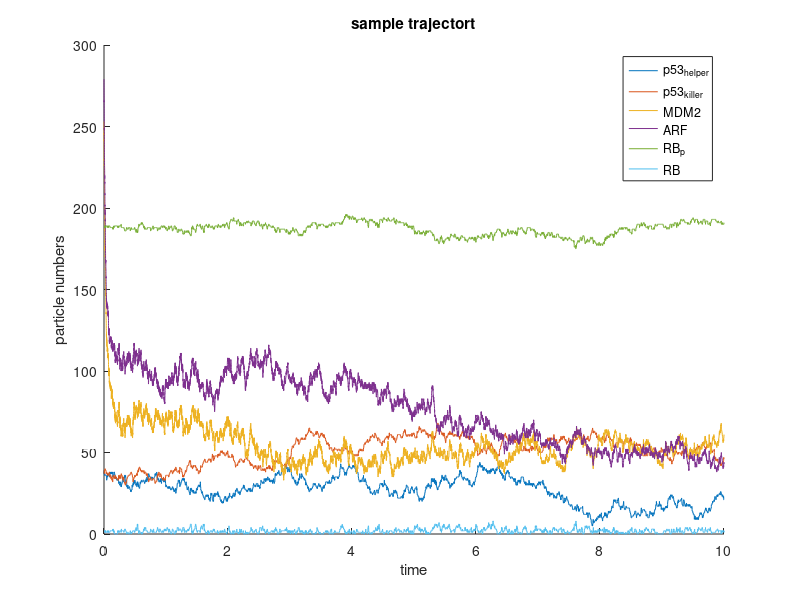

MATLAB code for this plot:
%% Script for simulating p53 network %%%%%%%%%%%%%%%%%%%%%%%%%%%%%%%%%%%%%
% @author: Chao-Ming (Jeremy) Yen
% @model: p53...MDM2...ARF...E2F1...Rb
% @algorithm: Gillespie SSA
%%%%%%%%%%%%%%%%%%%%%%%%%%%%%%%%%%%%%%%%%%%%%%%%%%%%%%%%%%%%%%%%%%%%%%%%%%
clc
tic
fprintf('----------------------[Start Simulation]----------------------\n');

%% General Setting
M = 1;                                                                      % number of trials
Time_End = 10;                                                              % unit: ?   (end point of time line)  

%% Model parameters
% cell volume
V = 100;

% constant boundary
total_E2F1 = 1 * V;
total_RB = 2 * V;

% Initial Condition
init_p53helper = 0.39 * V;
init_p53killer = 0.39 * V;
init_MDM2 = 2.53 * V;
init_ARF = 2.79 * V;
init_ARF_MDM2 = 1.99 * V;
init_CycE = 3.83 * V; 
init_E2F1 = 0.9 * V;
init_RBp = 1.88 * V;
init_p21 = 1.32 * V;
init_p21_CycE = 1.25 * V;

init_RB_E2F1 = total_E2F1 - init_E2F1;
init_RB = total_RB - init_RBp - init_RB_E2F1;

% assumption
% -----------------------------------
const_DYRK2 = 1 * V;
const_PP = 1 * V;
k_byMDM2 = 1 / V;
% -----------------------------------

% [rate constants]
% ~~~~~~~~~~~~~~~~~~~~~~~~~~~~~~~~~~~~~~~~~~~~~~~~~~~~~~~~~~~~~~~~~~~~~~~~
% ~~~~~~~~~~~~~~~~~~~~~~~~~~~~~~~~~~~~~~~~~~~~~~~~~~~~~~~~~~~~~~~~~~~~~~~~
k_sp53 = 0.5 * V;
kp_dp53 = 0.1;
k_pp53 = 1;

% ### increase in virus B-pathway ###
% -----------------------------------
k_dpp53 = 0.5; 
k_dpp53_virus = 0.8;
% -----------------------------------

j_pp53 = 0.1 * V;
j_dpp53 = 0.1 * V;
kp_sMDM2 = 0.02 * V;
kpp_sMDM2 = 0.02;
kp_dMDM2 = 0.1;
k_asAM = 10 / V;
k_dsAM = 2;
kp_sARF = 0.01 * V;
kpp_sARF = 0.3;
k_dARF = 0.1;

kp_sE = 0.01 * V;
kpp_sE = 0.5;
k_dE = 0.12;
k_asp21E = 1 / V;
k_dsp21E = 10;
k_dp21 = 0.2;

k_asRE = 5 / V;

% ### increase in virus A-pathway ###
% -----------------------------------
k_dsRE = 1; 
k_dsRE_virus = 1.2;
% -----------------------------------

k_pRB = 1;
k_dpRB = 0.5;
j_pRB = 0.1 * V;
j_dpRB = 0.1 * V;

kp_sp21 = 0.03 * V;
kpp_sp21 = 0.3;
kppp_sp21 = 0.01;

% ~~~~~~~~~~~~~~~~~~~~~~~~~~~~~~~~~~~~~~~~~~~~~~~~~~~~~~~~~~~~~~~~~~~~~~~~
% ~~~~~~~~~~~~~~~~~~~~~~~~~~~~~~~~~~~~~~~~~~~~~~~~~~~~~~~~~~~~~~~~~~~~~~~~

%%  Preallocation 
[tg,ng] = deal(cell(1,M));                                           

dist_p53helper = zeros(1,M);
dist_p53killer = zeros(1,M);

n_p53helper = init_p53helper;
n_p53killer = init_p53killer;
n_MDM2 = init_MDM2;
n_ARF = init_ARF;
n_ARF_MDM2 = init_ARF_MDM2;
n_CycE = init_CycE;
n_E2F1 = init_E2F1;
n_RBp = init_RBp;
n_p21 = init_p21;
n_p21_CycE = init_p21_CycE;

n_RB_E2F1 = init_RB_E2F1;
n_RB = init_RB;  

%% State description 
% [state vector]
%-------------------------------------------
sVect = [n_p53helper;  ... 1
         n_p53killer;  ... 2
         n_MDM2;       ... 3
         n_ARF;        ... 4
         n_ARF_MDM2;   ... 5
         n_CycE;       ... 6
         n_E2F1;       ... 7
         n_RBp;        ... 8               
         n_p21;        ... 9
         n_p21_CycE;   ... 10
         n_RB_E2F1;    ... 11 
         n_RB];        ... 12 
%-------------------------------------------
N = length(sVect);

initialState = sVect; % store for future initialization

% Reaction channels(events) = columns of the state-change matrix    
% (1: p53helper) 
d_p53helper_born = zeros(N,1);% #1
d_p53helper_born(1) = 1;

d_p53helper_die = zeros(N,1); % #2
d_p53helper_die(1) = -1;
    
% (2: p53killer)
d_p53killer_die = zeros(N,1); % #3
d_p53killer_die(2) = -1;

d_p53killer_DYRK2 = zeros(N,1); % #4
d_p53killer_DYRK2(1) = -1;
d_p53killer_DYRK2(2) = 1;

d_p53killer_PP = zeros(N,1); % #5
d_p53killer_PP(1) = 1;
d_p53killer_PP(2) = -1;

% (3: MDM2)
d_MDM2_born = zeros(N,1); % #6
d_MDM2_born(3) = 1;

d_MDM2_die = zeros(N,1); % #7
d_MDM2_die(3) = -1;

% (4: ARF)
d_ARF_born = zeros(N,1); % #8
d_ARF_born(5) = 1;

d_ARF_die = zeros(N,1); % #9
d_ARF_die(5) = -1;

% (5: ARF/MDM2)
d_ARF_MDM2_asso = zeros(N,1); % #10
d_ARF_MDM2_asso(3) = -1;
d_ARF_MDM2_asso(4) = -1;
d_ARF_MDM2_asso(5) = 1;

d_ARF_MDM2_disso = zeros(N,1); % #11
d_ARF_MDM2_disso(3) = 1;
d_ARF_MDM2_disso(4) = 1;
d_ARF_MDM2_disso(5) = -1;

d_ARF_MDM2die = zeros(N,1); % #12
d_ARF_MDM2die(3) = -1;
d_ARF_MDM2die(4) = 1;
d_ARF_MDM2die(5) = -1;

d_ARFdie_MDM2 = zeros(N,1); % #13
d_ARFdie_MDM2(3) = 1;
d_ARFdie_MDM2(4) = -1;
d_ARFdie_MDM2(5) = -1;

% (6: CycE)
d_CycE_born = zeros(N,1); % #14
d_CycE_born(6) = 1;

d_CycE_die = zeros(N,1); % #15
d_CycE_die(6) = -1;

% (7: E2F1)
d_RB_E2F1_asso = zeros(N,1); % #16
d_RB_E2F1_asso(7) = -1;
d_RB_E2F1_asso(11) = 1;
d_RB_E2F1_asso(12) = -1;

d_RB_E2F1_disso = zeros(N,1); % #17
d_RB_E2F1_disso(7) = 1;
d_RB_E2F1_asso(11) = -1;
d_RB_E2F1_asso(12) = 1;

% (8: RBp)
d_RB_PP = zeros(N, 1); % #18
d_RB_PP(8) = 1;
d_RB_PP(12) = -1;

d_RBp_dPP = zeros(N,1); % #19
d_RBp_dPP(8) = -1;
d_RBp_dPP(12) = 1;

% (9: p21)
d_p21_born = zeros(N,1); % #20
d_p21_born(9) = 1;

d_p21_die = zeros(N,1); % #21
d_p21_die(9) = -1;

% (10: p21/CycE)
d_p21_CycE_asso = zeros(N,1); % #22
d_p21_CycE_asso(6) = -1;
d_p21_CycE_asso(9) = -1;
d_p21_CycE_asso(10) = 1;

d_p21_CycE_disso = zeros(N,1); % #23
d_p21_CycE_disso(6) = 1;
d_p21_CycE_disso(9) = 1;
d_p21_CycE_disso(10) = -1;

d_p21die_CycE = zeros(N,1); % #24
d_p21die_CycE(6) = 1;
d_p21die_CycE(9) = -1;
d_p21die_CycE(10) = -1;

d_p21_CycEdie = zeros(N,1); % #25
d_p21_CycEdie(6) = -1;
d_p21_CycEdie(9) = 1;
d_p21_CycEdie(10) = -1;

% [11: RB/E2F1]
% N/A

% [12: RB]
% N/A

% State-change matrix
D = [d_p53helper_born, ...1
     d_p53helper_die, ...2                               
     d_p53killer_die, ...3 
     d_p53killer_DYRK2, ...4 
     d_p53killer_PP, ...5              
     d_MDM2_born, ...6 
     d_MDM2_die, ...7                                         
     d_ARF_born, ...8 
     d_ARF_die, ...9                                           
     d_ARF_MDM2_asso, ...10 
     d_ARF_MDM2_disso, ...11 
     d_ARF_MDM2die, ...12 
     d_ARFdie_MDM2, ...13 
     d_CycE_born, ...14 
     d_CycE_die, ...15                                         
     d_RB_E2F1_asso, ...16 
     d_RB_E2F1_disso, ...17                                 
     d_RB_PP, ...18 
     d_RBp_dPP, ...19                                              
     d_p21_born, ...20 
     d_p21_die, ...21                                           
     d_p21_CycE_asso, ...22 
     d_p21_CycE_disso, ...23 
     d_p21die_CycE, ...24 
     d_p21_CycEdie]; % 25 
    

%% Operating Center
for i = 1:M
    
    % [Initialization]
    t = 0;                                                                  % starting time     
    sVect = initialState;    
        
    tg{i} = [];                                                             % for recording time
    ng{i} = [];                                                             % for recording particle number
    
    % [Gillespie SSA]
    % ====================================================================
    while t < Time_End                                                      % [Loop] Gillespie main framework        
        % stochastic sampling
        r1 = rand;                                                          % 1st dice: U(0,1)       
        r2 = rand;                                                          % 2nd dice: U(0,1)

        % update propensity matrix                
        a_matrix = [k_sp53, ...1
                   (kp_dp53 + k_byMDM2 * sVect(3)) * sVect(1), ...2
                   (kp_dp53 + k_byMDM2 * sVect(3)) * sVect(2), ...3
                    k_pp53 * const_DYRK2 * sVect(1) / (j_pp53 + sVect(1)), ...4
                    k_dpp53 * const_PP * sVect(2) / (j_dpp53 + sVect(2)), ...5
                    kp_sMDM2 + kpp_sMDM2 * (sVect(1) + sVect(2)), ...6
                    kp_dMDM2 * sVect(3), ...7
                    kp_sARF + kpp_sARF*sVect(7), ...8
                    k_dARF * sVect(4), ...9
                    k_asAM * sVect(4) * sVect(3), ...10
                    k_dsAM * sVect(5), ...11
                    kp_dMDM2 * sVect(5), ...12
                    k_dARF * sVect(5), ...13
                    kp_sE + kpp_sE * sVect(7), ...14
                    k_dE * sVect(6), ...15
                    k_asRE * sVect(12) * sVect(7), ...16
                    k_dsRE * sVect(11), ...17
                    k_pRB * sVect(6) * sVect(12) / (j_pRB + sVect(12)), ...18
                    k_dpRB * const_PP * sVect(8) / (j_dpRB + sVect(8)), ...19
                    kp_sp21 + kpp_sp21 * sVect(1) + kppp_sp21 * sVect(2), ...20
                    k_dp21 * sVect(9), ...21
                    k_asp21E * sVect(9) * sVect(6), ...22
                    k_dsp21E * sVect(10), ...23
                    k_dE * sVect(10), ...24
                    k_dp21 * sVect(10)]; % 25                    
               

        % [Time & State tracing]
        tg{i} = [tg{i} t];                                                            
        ng{i} = [ng{i} sVect];

        % [Gillespie]
        astr = sum(a_matrix);
        if ~astr 
            disp('bad a_matrix');
            break
        end
        tau = (log(1/r1))/astr;
        u = find(cumsum(a_matrix)>=astr*r2, 1);
        t = t + tau;                                                        % updating time

        % [Update current state]        
        sVect = sVect + D(:,u);

        % [Negative value filters]
        sVect(sVect < 0) = 0;
        
        % update state
        sVect(11) = total_E2F1 - sVect(7);
        sVect(12) = total_RB - sVect(8) - sVect(11);        
        
        disp(t);
    end                                                                     % [End] Gillespie main framework
    % ====================================================================
    
    % [update waitbar]
    fprintf('progress: %d %% \r', 100*i/M);

end                                                                         % [End] of one trial 

%% Plot panel
% [Sample trajectory]
% select target to be included in the plot
% ----------------------------------------  
selectVect = [1 2 3 4 8 12]; 
% ----------------------------------------  
legendDict = {'p53_h_e_l_p_e_r', ...1
              'p53_k_i_l_l_e_r', ...2
              'MDM2',            ...3
              'ARF',             ...4
              'ARF/MDM2',        ...5
              'CycE',            ...6
              'E2F1',            ...7
              'RB_p',            ...8
              'p21',             ...9
              'p21/CycE',        ...10
              'RB/E2F1',         ...11
              'RB',              ...12
              };

legends = cell(length(selectVect), 1);

figure; hold on
for p = 1 : length(selectVect)
    stairs(tg{1},ng{1}(selectVect(p),:));
    legends{p} = legendDict{selectVect(p)};
end

hold off
title('sample trajectort');
xlabel('time');
ylabel('particle numbers');
legend(legends);

%% Miscellaneous
fprintf('-----------------------[End Simulation]-----------------------\n')
toc
